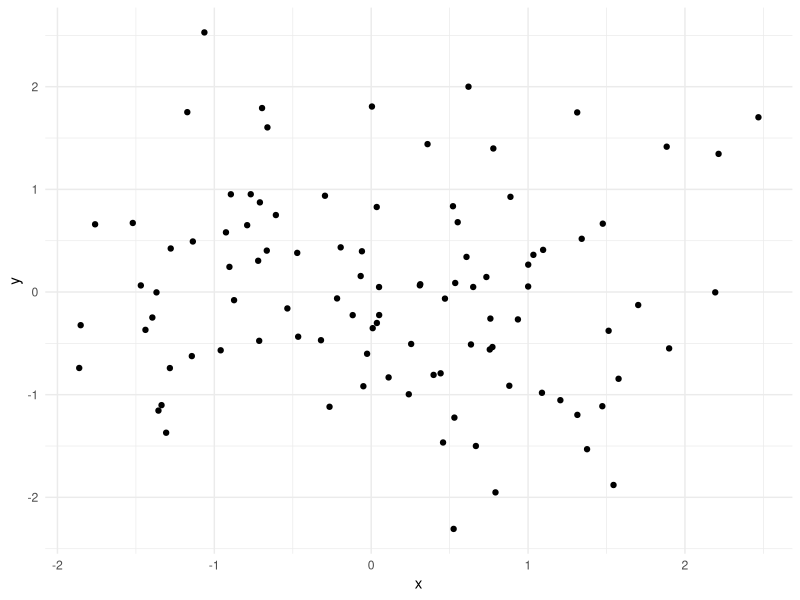
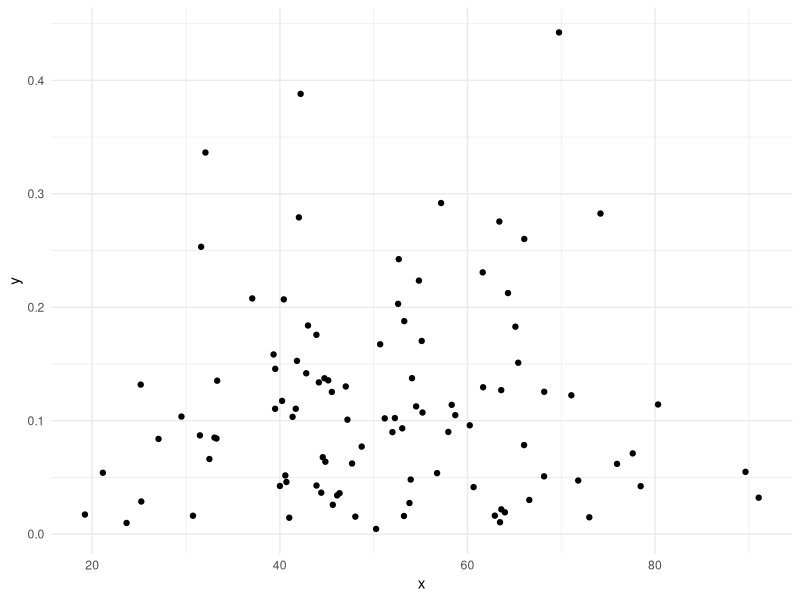

Write the R code that produced these figures, in order.
## ---- chunk 1

print('Welcome Saturday')
## ---- chunk 2
# This is second work!
print('Unwelcome Monday')
## ---- chunk 3
print("let's do this again")
## ---- chunk 4
1+1
## ---- chunk 5
1+2
## ---- chunk 6
library("tidyverse")
df <- tibble(x = c(1,2,3)) |> 
  mutate(y = x*2)
## ---- chunk 7
df2 <- df |> 
  mutate(z = y*2)
## ---- chunk 8
df3 <- df2 |> 
  group_by(x) |> 
  summarise(x, mean(y))
## ---- chunk 9
library(tidyverse)
ggplot(data = data.frame(x = rnorm(100),
                         y = rnorm(100)),
       mapping = aes(x=x,
                     y=y)) + 
  geom_point() +
  theme_minimal()
## ---- chunk 10
library(tidyverse)
ggplot(data = data.frame(x = rchisq(100, 0, 50),
                         y = rbeta(100, 1, 8)),
       mapping = aes(x=x,
                     y=y)) + 
  geom_point() +
  theme_minimal()
